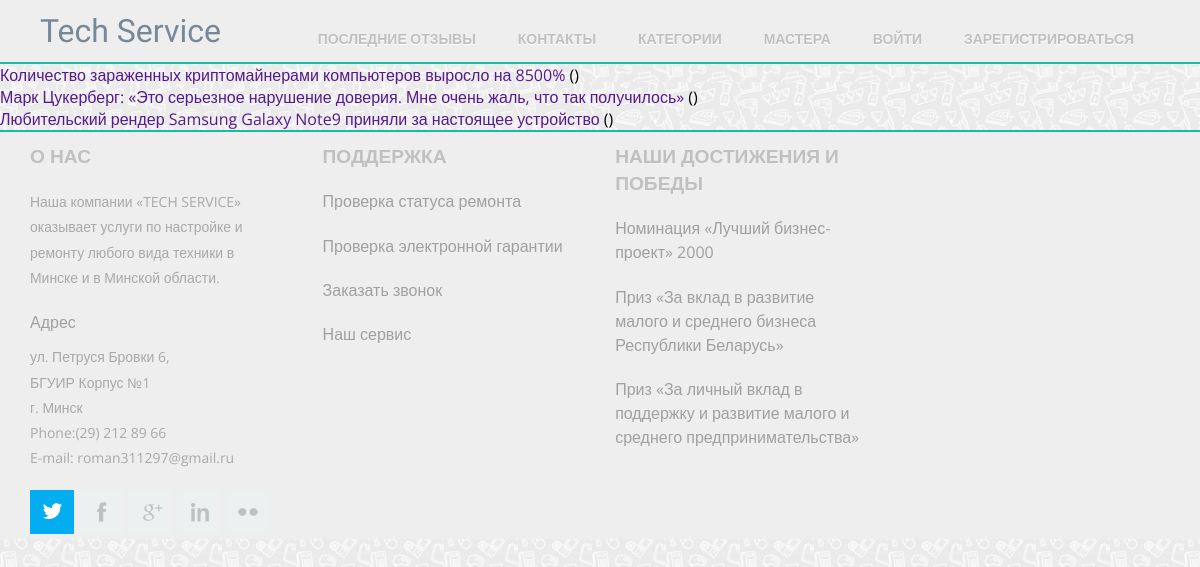
The page /news/ on the database as committed earlier.
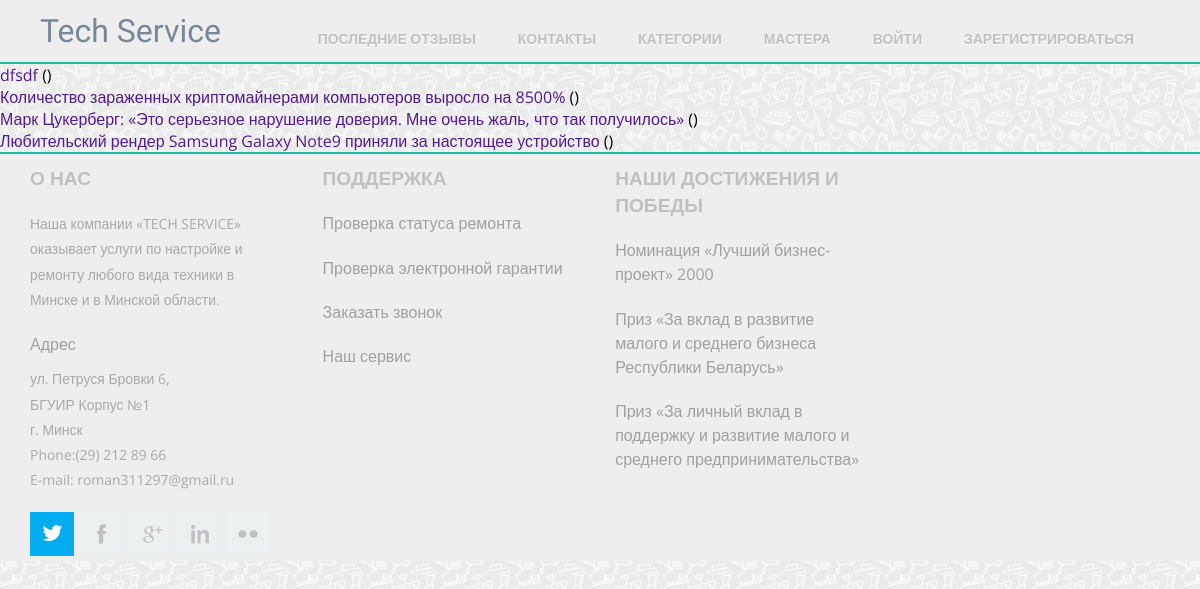
The same page on the database as committed later.
### news/models.py (models this page shows, shortened)
class Articles(models.Model):
    title = models.CharField(max_length = 120)
    post = models.TextField()
    date = models.DateTimeField()
    author = models.CharField(max_length = 120)

### news/templates/news/posts.html
{% extends "mainApp/wrapper.html" %}
{% block content %}
    {% if articles_list %}
        <ul>
          {% for article in articles_list %}
          <li>
            <a href="{{ article.get_absolute_url }}">{{ article.title }}</a> ({{ articles.date|date:'Y-m-d в H:i:s' }})
          </li>
          {% endfor %}
        </ul>
    {% else %}
        <p>There are no books in the library.</p>
    {% endif %}
{% endblock %}

Rows that differ between the two databases and show on the page:
added Articles: title "dfsdf"
